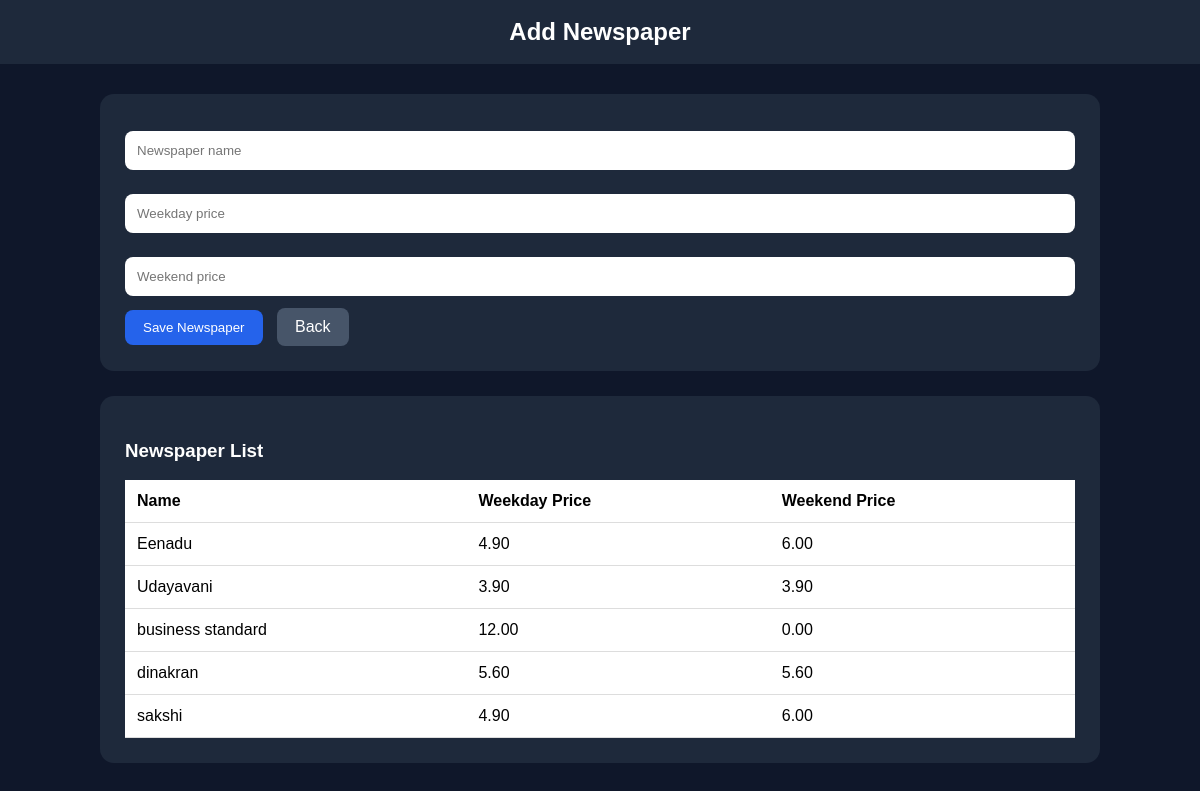
The app's page /add-newspaper/ (signed in), older data.
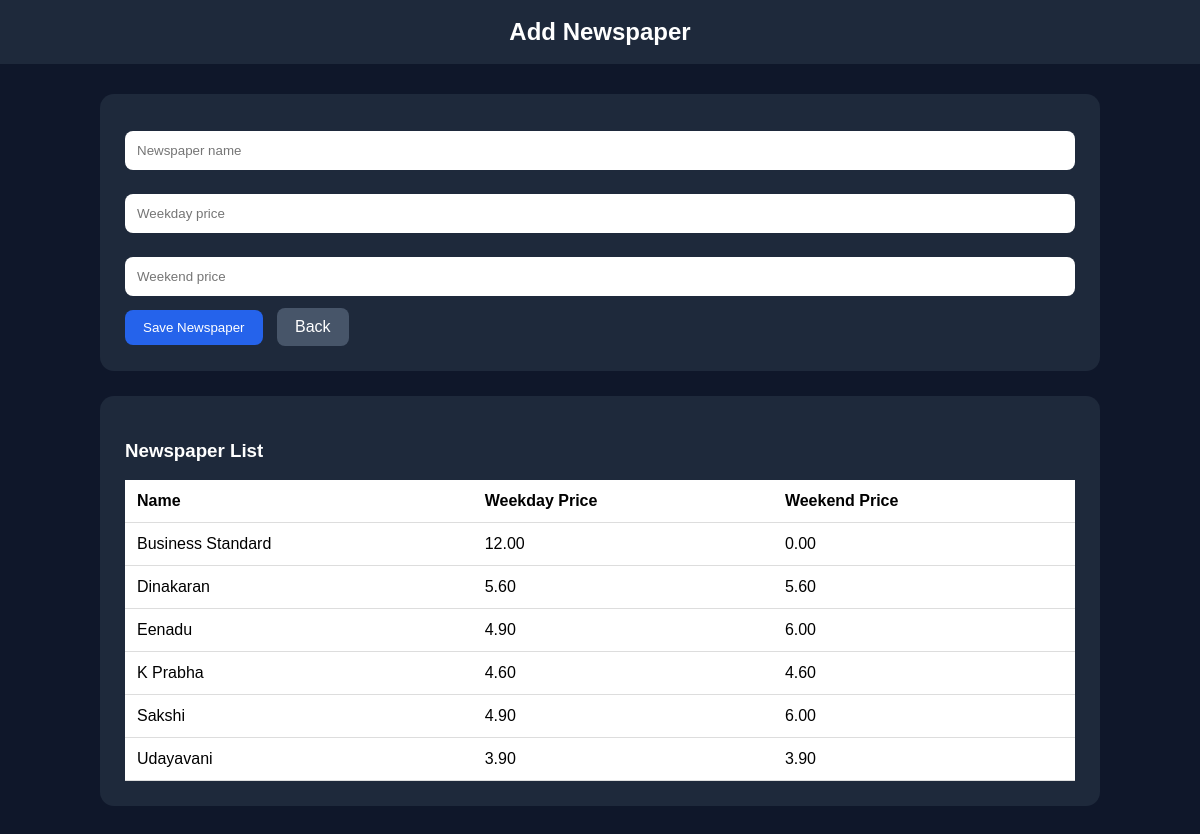
The same page, newer data.
### core/models.py (models this page shows, shortened)
class Newspaper(models.Model):
    name = models.CharField(max_length=100, unique=True)
    weekday_price = models.DecimalField(max_digits=10, decimal_places=2, default=0)
    weekend_price = models.DecimalField(max_digits=10, decimal_places=2, default=0)
    is_active = models.BooleanField(default=True)

### core/views.py (the view, shortened to what this page needs)
# urls.py: path('add-newspaper/', views.add_newspaper, name='add_newspaper'),
def add_newspaper(request):
    if not request.session.get("is_admin_logged_in"):
        return redirect("admin_login")
    newspapers = Newspaper.objects.all().order_by("name")
    return render(request, "core/add_newspaper.html", {"newspapers": newspapers})

### core/templates/core/add_newspaper.html (shortened to what this page needs)
<!DOCTYPE html>
<html>
<head>
</head>
<body>
    <div class="header">Add Newspaper</div>
    <div class="container">
        <div class="box">
            <form method="POST">
                <input type="text" name="name" placeholder="Newspaper name" required>
                <input type="number" step="0.01" name="weekday_price" placeholder="Weekday price" required>
                <input type="number" step="0.01" name="weekend_price" placeholder="Weekend price" required>
                <button type="submit">Save Newspaper</button>
                <a href="{% url 'admin_dashboard' %}" class="back-btn">Back</a>
            </form>
        </div>
        <div class="box">
            <h3>Newspaper List</h3>
            <table>
                <tr>
                    <th>Name</th>
                    <th>Weekday Price</th>
                    <th>Weekend Price</th>
                </tr>
                {% for newspaper in newspapers %}
                <tr>
                    <td>{{ newspaper.name }}</td>
                    <td>{{ newspaper.weekday_price }}</td>
                    <td>{{ newspaper.weekend_price }}</td>
                </tr>
                {% empty %}
                <tr>
                    <td colspan="3">No newspapers added yet.</td>
                </tr>
                {% endfor %}
            </table>
        </div>
    </div>
</body>
</html>

Row changes from the older to the newer data that the page shows:
removed Newspaper: name "business standard", weekday_price "12.00", weekend_price "0.00"
removed Newspaper: name "dinakran", weekday_price "5.60", weekend_price "5.60"
removed Newspaper: name "sakshi", weekday_price "4.90", weekend_price "6.00"
added Newspaper: name "Business Standard", weekday_price "12.00", weekend_price "0.00"
added Newspaper: name "Dinakaran", weekday_price "5.60", weekend_price "5.60"
added Newspaper: name "K Prabha", weekday_price "4.60", weekend_price "4.60"
added Newspaper: name "Sakshi", weekday_price "4.90", weekend_price "6.00"
